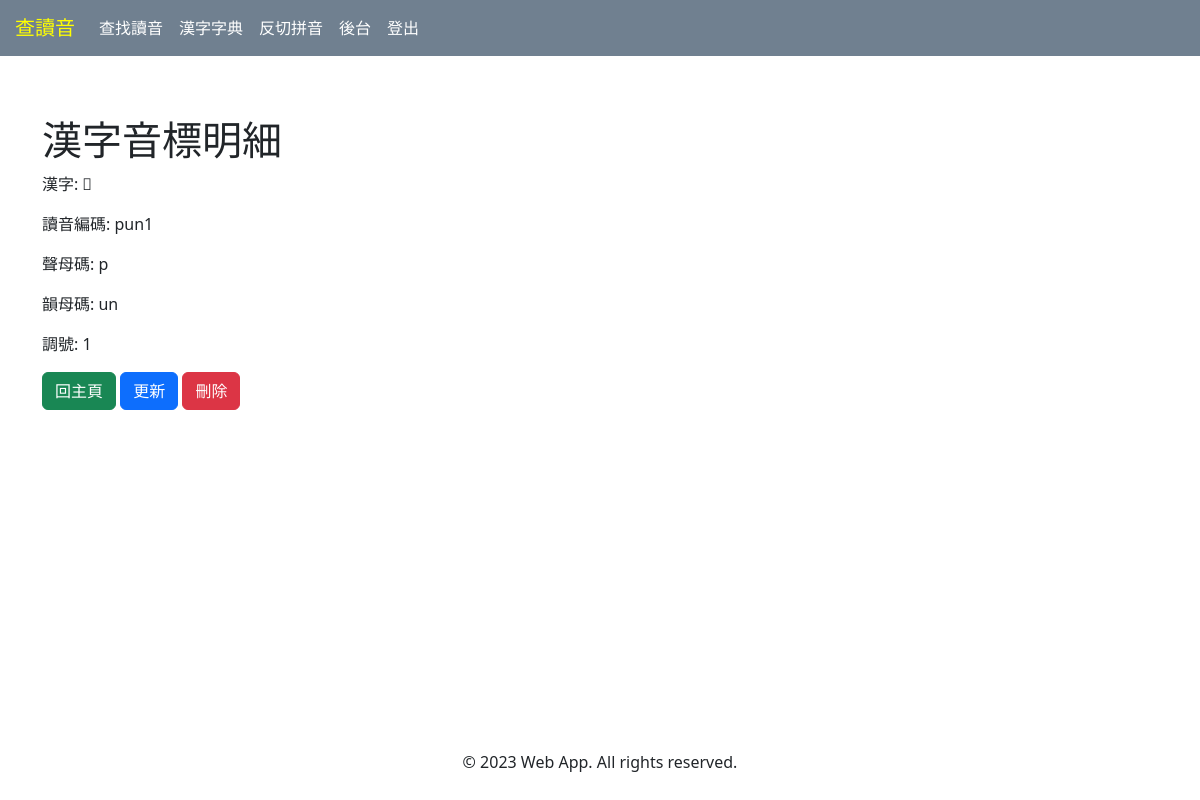
/han_ji_dict/10674/, run on the app's committed database.
### han_ji_dict/models.py (models this page shows, shortened)
class HanJi(models.Model):
    han_ji = models.CharField(max_length=2, default='')
    chu_im = models.CharField(max_length=10, default='')
    freq = models.FloatField(default=0.0)
    siann = models.CharField(max_length=2, default='')
    un = models.CharField(max_length=5, default='')
    tiau = models.IntegerField(default=0)
    old_chu_im = models.CharField(max_length=10, null=True)
    sni_siann = models.CharField(max_length=10, default='')
    sni_un = models.CharField(max_length=10, default='')

### han_ji_dict/views.py (the view)
# urls.py: path('<int:pk>/', views.HanJiDetailView.as_view(), name='detail'),
class HanJiDetailView(DetailView):
    model = HanJi
    template_name = 'han_ji_dict/detail.html'
    success_url = reverse_lazy('han_ji_dict:home')

### han_ji_dict/templates/han_ji_dict/detail.html (shortened to what this page needs)
{% extends "han_ji_dict/base.html" %}
{% block han_ji_dict_content %}
<h1>漢字音標明細</h1>
<p>漢字: {{ object.han_ji }}</p>
<p>讀音編碼: {{ object.chu_im }}</p>
<p>聲母碼: {{ object.siann }}</p>
<p>韻母碼: {{ object.un }}</p>
<p>調號: {{ object.tiau }}</p>
<a href="{% url 'han_ji_dict:home' %}" class="btn btn-success">回主頁</a>
<a href="{% url 'han_ji_dict:update' object.pk %}" class="btn btn-primary">更新</a>
<a href="{% url 'han_ji_dict:delete' object.pk %}" class="btn btn-danger">刪除</a>
{% endblock %}

### static/css/site.css (style rules this page uses)
html { height: 100%; }
body { display: flex; flex-direction: column; min-height: 100%; }

### han_ji_dict/static/han_ji_dict/css/han_ji_dict.css (style rules this page uses)
body { background-color: white; }

### data on the page
HanJi: han_ji "𪑖", chu_im "pun1", siann "p", un "un", tiau "1"
